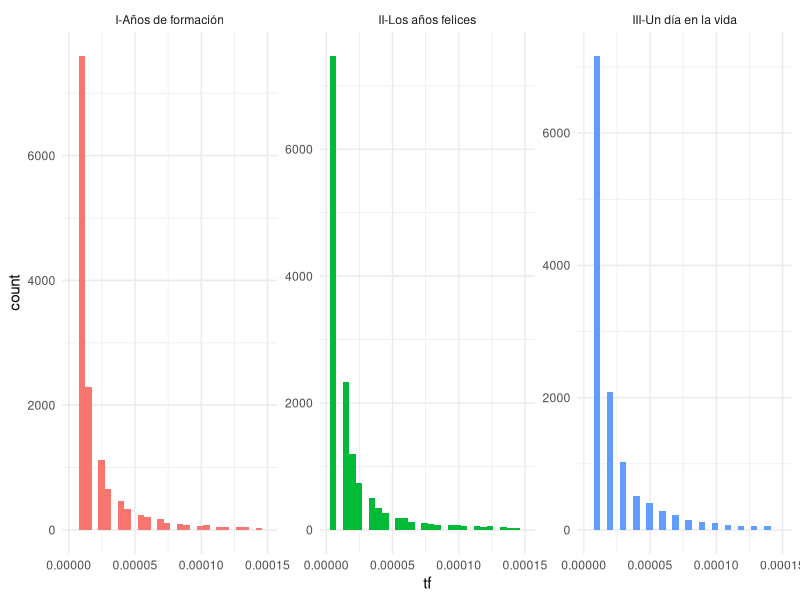
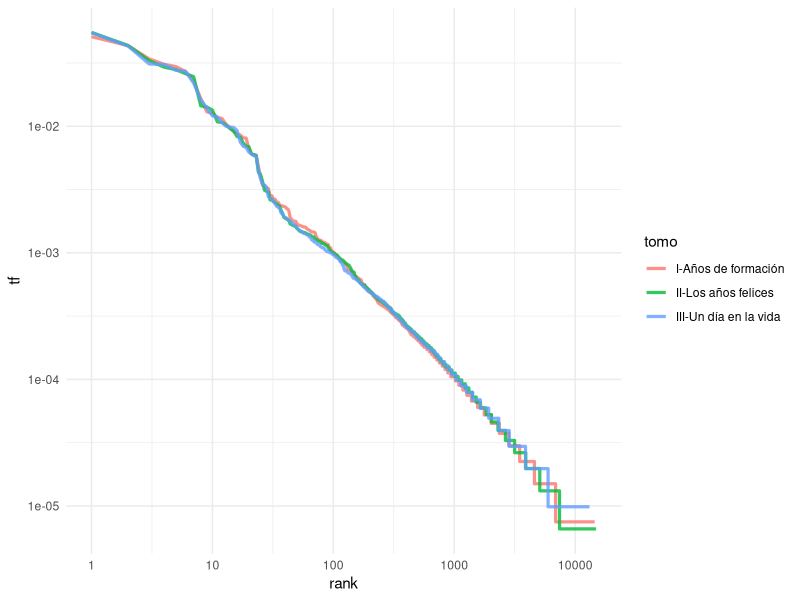
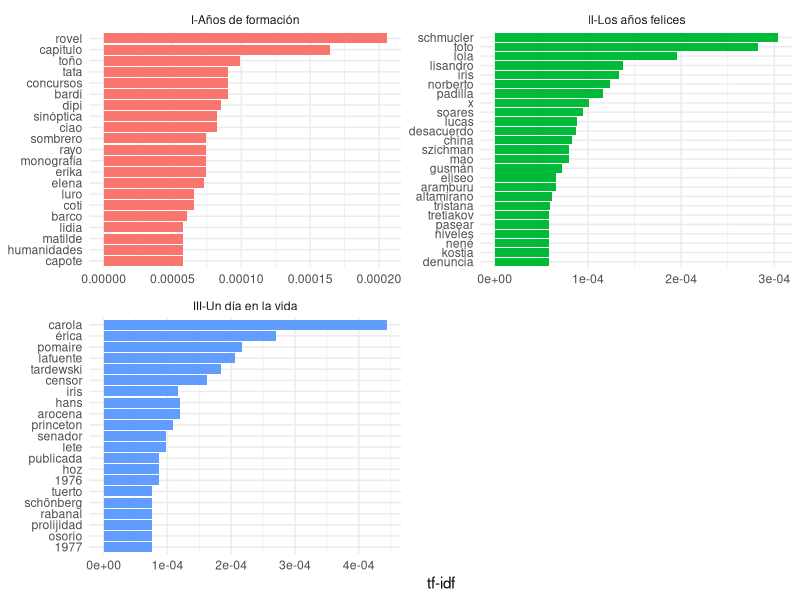

The R script that drew these images, in order:
## ---- chunk 1
library(tidyverse)
library(tidytext)
## ---- chunk 2
renzi <- read_csv('../data/renzi.csv') %>%
        mutate(tomo = case_when(
                tomo == '1_diarios_renzi_años_de_formacion.txt' ~ 'I-Años de formación',
                tomo == '2_diarios_renzi_los_años_felices.txt' ~ 'II-Los años felices',
                tomo == '3_diarios_renzi_un_dia_en_la_vida.txt' ~ 'III-Un día en la vida',
        ))
## ---- chunk 3
book_words <- renzi %>%
        mutate(entry_number = row_number()) %>%
        unnest_tokens(output = word, 
                      input = entry) %>%
        group_by(tomo, word) %>%
        summarise(n = n()) %>%
        arrange(desc(n)) %>%
        ungroup()

total_words <- book_words %>% 
  group_by(tomo) %>% 
  summarize(total = sum(n))

book_words <- book_words %>%
                left_join(total_words) %>%
                ungroup()

head(book_words)
## ---- chunk 4
book_words %>%
        mutate(tf = n/total) %>%
        ggplot(aes(tf, fill = tomo)) +
                geom_histogram(show.legend = FALSE) +
                xlim(NA, 0.00015) +
                facet_wrap(~tomo,  scales = "free_y") +
                theme_minimal()

## ---- chunk 5
freq_by_rank <- book_words %>% 
  group_by(tomo) %>% 
  mutate(rank = row_number(), 
         `tf` = n/total) %>%
        ungroup()

freq_by_rank
## ---- chunk 6
freq_by_rank %>% 
  ggplot(aes(rank, `tf`, color = tomo)) +
        geom_line(size = 1.1, alpha = 0.8) +
        scale_x_log10() +
        scale_y_log10() +
        theme_minimal()
## ---- chunk 7
book_tf_idf <- book_words %>%
  bind_tf_idf(word, tomo, n)

head(book_tf_idf)
## ---- chunk 8
book_tf_idf %>%
  select(-total) %>%
  arrange(desc(tf_idf))
## ---- chunk 9
library(forcats)

book_tf_idf %>%
  group_by(tomo) %>%
        slice_max(tf_idf, n = 20) %>%
        ungroup() %>%
        ggplot(aes(tf_idf, fct_reorder(word, tf_idf), fill = tomo)) +
        geom_col(show.legend = FALSE) +
        facet_wrap(~tomo, ncol = 2, scales = "free") +
        labs(x = "tf-idf", y = NULL) +
        theme_minimal()
